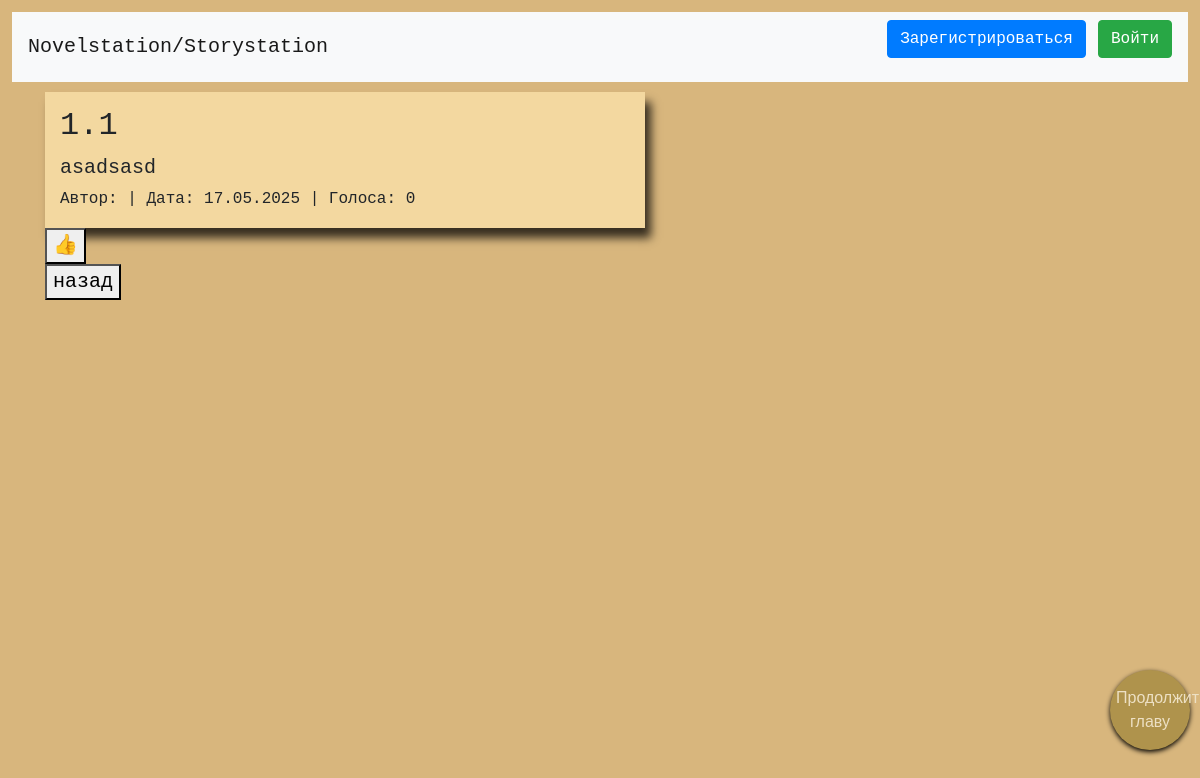
Page /read/2 on the committed database.
### data/chapters.py (models this page shows)
class Chapter(SqlAlchemyBase, UserMixin):
    __tablename__ = 'chapters'
    id = Column(Integer, primary_key=True)
    parent = Column(Integer, default=-1)
    author_id = Column(Integer, ForeignKey("users.id"))
    state = Column(Integer, default=0)  # 0-первая глава 1-продолжениеб 2-концовка
    votes = Column(Integer, default=0)
    date = Column(DateTime, default=datetime.utcnow)
    content = Column(Text, nullable=False, default='')
    title = Column(Text, nullable=False)

### server.py (the view)
@app.route('/read/<int:chapter_id>')
def read(chapter_id):
    db_sess = db_session.create_session()
    chapter = db_sess.query(Chapter).get(chapter_id)
    return render_template('read_chapter.html', title=chapter.title, chapter=chapter)

### data/db_session.py (called while the page is built)
def create_session() -> Session:
    global __factory
    return __factory()

### templates/read_chapter.html (shortened to what this page needs)
{% extends "base.html" %}
{% block head%}
<link rel="stylesheet" href="../static/base.css">
<link rel="stylesheet" href="../static/personal.css">
{% endblock%}
{% block content %}
    <div class="editorSheet" style="min-height: 10px">
        <h2 style="text-after-overflow: hidden; overflow: hidden">{{ chapter.title|safe }}</h2>
        <div style="text-after-overflow: hidden; overflow: hidden; white-space: pre-wrap">{{ chapter.content|safe }}</div>
        <small>Автор: {{ chapter.author }} | Дата: {{ chapter.date.strftime('%d.%m.%Y') }} | Голоса: {{ chapter.votes }}</small>
    </div>
    <a href="/vote/{{ chapter.id }}">
        <button class="vote-btn">👍</button>
    </a>
    <div>
            <button class="floating-button" onclick="openForm()">Продолжить главу</button>
    </div>
<button onclick="history.back()">назад</button>
{% endblock %}

### static/base.css (style rules this page uses)
body { text-align: left; margin: 1vw; font-family: Courier New, Courier, sans-serif; font-size: 20px; background-color: #d8b67d; }
.editorSheet { width: 50vw; min-height: 100vw; margin-left: 0; border: 0 solid; text-align: left; background-color: #f3d8a0; -webkit-box-shadow: 6px 10px 9px 0 rgba(0, 0, 0, 0.75); -moz-box-shadow: 6px 10px 9px 0 rgba(0, 0, 0, 0.75); box-shadow: 6px 10px 9px 0 rgba(0, 0, 0, 0.75); padding: 15px; }

### static/personal.css (style rules this page uses)
.floating-button { position: fixed; bottom: 50px; right: 10px; width: 80px; height: 80px; border-radius: 50%; background-color: #af934c; color: #ede0c4; border: none; cursor: pointer; box-shadow: 0 2px 5px rgba(0, 0, 0, 1.5); z-index: 100; font-family: Arial, serif; font-size: 16px; }

### rows in the picture
Chapter: title "1.1", content "asadsasd", date "17.05.2025", votes "0"
